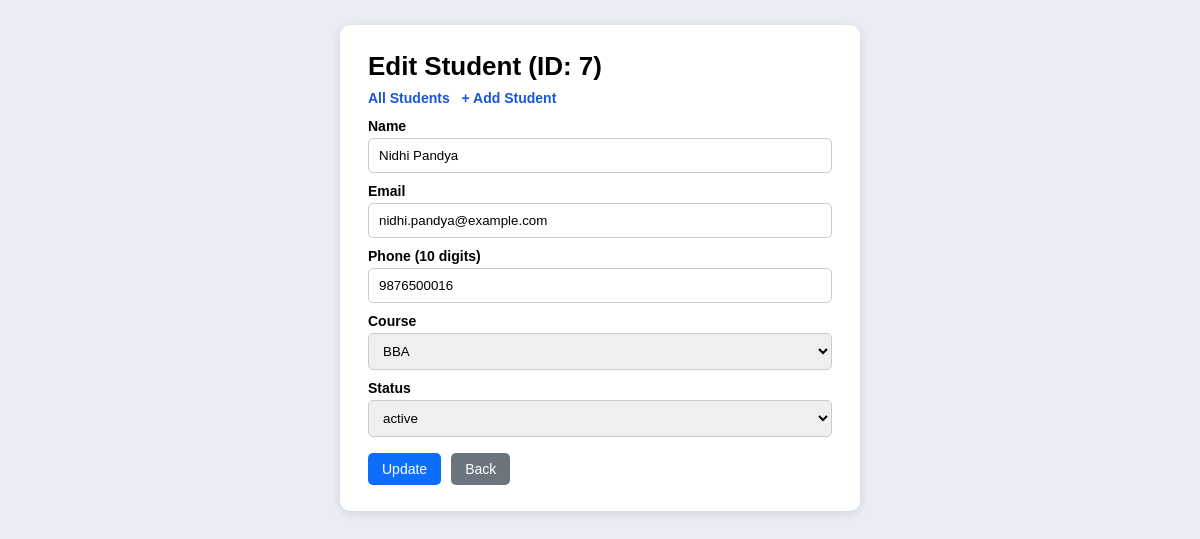
The page /edit.php?id=7 on the database its author committed.
### tables this page shows
CREATE TABLE IF NOT EXISTS students (
    id INT AUTO_INCREMENT PRIMARY KEY,
    name VARCHAR(100) NOT NULL,
    email VARCHAR(150) NOT NULL UNIQUE,
    phone VARCHAR(15) NOT NULL,
    course VARCHAR(50) NOT NULL,
    status ENUM('active','inactive') NOT NULL DEFAULT 'active',
    created_at TIMESTAMP DEFAULT CURRENT_TIMESTAMP
);

### edit.php (the view, shortened to what this page needs)
<?php
require_once "db.php";
$id = isset($_GET['id']) ? (int)$_GET['id'] : 0;
$stmt = mysqli_prepare($conn, "SELECT id, name, email, phone, course, status FROM students WHERE id = ?");
mysqli_stmt_bind_param($stmt, "i", $id);
mysqli_stmt_execute($stmt);
$res = mysqli_stmt_get_result($stmt);
$student = mysqli_fetch_assoc($res);
?>
<!DOCTYPE html>
<html>
<head><meta charset="UTF-8"><title>Edit Student</title><link rel="stylesheet" href="style.css"></head>
<body>
<div class="card form-box">
    <h1>Edit Student (ID: <?php echo $student['id']; ?>)</h1>
    <div class="top-links"><a href="index.php">All Students</a> <a href="add.php">+ Add Student</a></div>
    <form method="POST" action="edit.php?id=<?php echo $student['id']; ?>">
        <label>Name</label>
        <input type="text" name="name" required value="<?php echo htmlspecialchars($student['name']); ?>">
        <label>Email</label>
        <input type="email" name="email" required value="<?php echo htmlspecialchars($student['email']); ?>">
        <label>Phone (10 digits)</label>
        <input type="text" name="phone" required maxlength="10" value="<?php echo htmlspecialchars($student['phone']); ?>">
        <label>Course</label>
        <select name="course" required>
            <?php foreach (["BBA","BCA","B.Sc","B.Tech","M.Tech","MCA"] as $c): ?>
                <option value="<?php echo $c; ?>" <?php echo ($student['course'] === $c) ? "selected" : ""; ?>><?php echo $c; ?></option>
            <?php endforeach; ?>
        </select>
        <label>Status</label>
        <select name="status">
            <option value="active" <?php echo ($student['status'] === "active") ? "selected" : ""; ?>>active</option>
        </select>
        <div class="form-row">
            <button type="submit" class="btn btn-save">Update</button>
            <a href="index.php" class="btn btn-back">Back</a>
        </div>
    </form>
</div>
</body>
</html>

### style.css (style rules this page uses)
* { box-sizing: border-box; font-family: Arial, Helvetica, sans-serif; }
body { background: #e9eef5; margin: 0; padding: 25px 12px; }
.card { background: #fff; max-width: 1020px; margin: 0 auto; padding: 26px 28px; border-radius: 10px; box-shadow: 0 2px 10px rgba(0,0,0,.12); }
h1 { margin: 0 0 8px; font-size: 26px; }
.top-links { margin-bottom: 12px; font-size: 14px; }
.top-links a { color: #1a56db; text-decoration: none; margin-right: 8px; font-weight: bold; }
.btn { padding: 8px 14px; border: none; border-radius: 5px; cursor: pointer; color: #fff; font-size: 14px; text-decoration: none; display: inline-block; }
.form-box { max-width: 520px; }
.form-box label { display: block; margin: 10px 0 4px; font-weight: bold; font-size: 14px; }
.form-box input, .form-box select { width: 100%; padding: 9px 10px; border: 1px solid #ccc; border-radius: 5px; }
.form-row { margin-top: 16px; display: flex; gap: 10px; }
.btn-save { background: #0d6efd; }
.btn-back { background: #6c757d; }

### rows shown on the page
students: id "7", name "Nidhi Pandya", email "nidhi.pandya@example.com", phone "9876500016", course "BBA", status "active"
